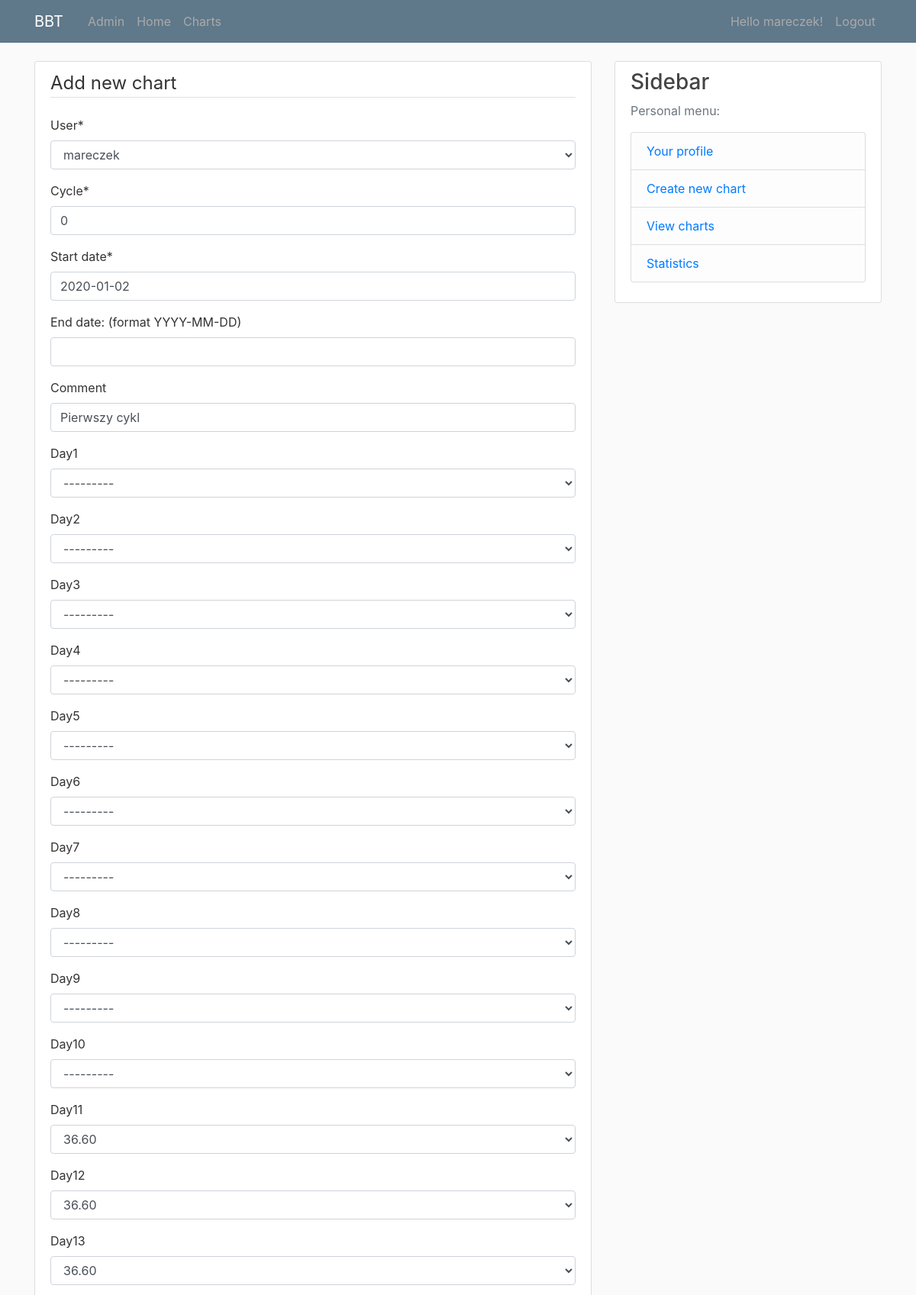
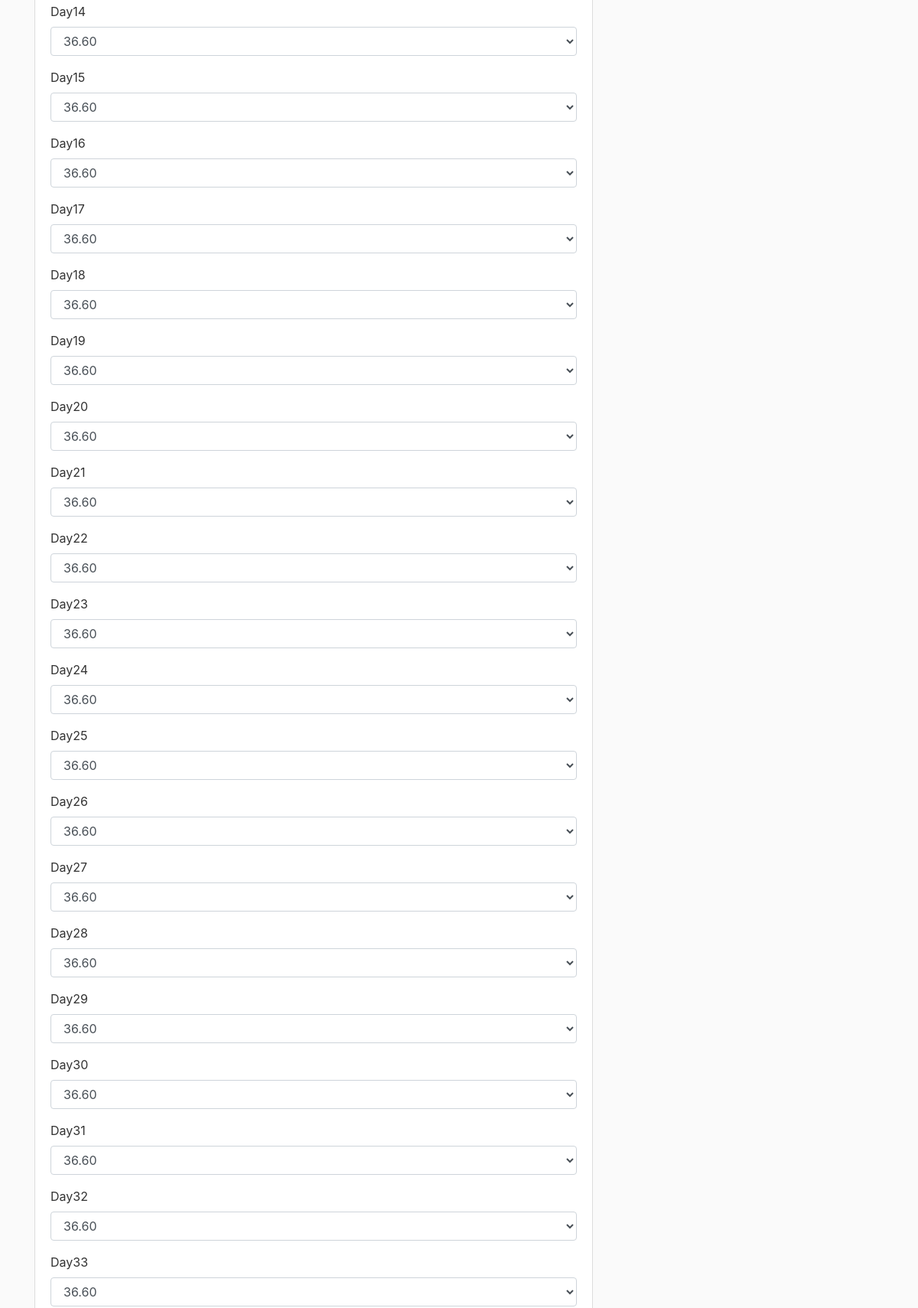
The app's page /charts/chart/2/update/ (signed in, upper part) with its own data (2 pictures, top to bottom).
### charts/models.py (models this page shows, shortened)
class Chart(models.Model):
    user = models.ForeignKey(User, on_delete=models.CASCADE)
    cycle = models.IntegerField()
    start_date = models.DateField(blank=False)
    end_date = models.DateField(blank=True, null=True, name='End date: (format YYYY-MM-DD)')
    comment = models.CharField(max_length=150, blank=True)
    day1 = models.FloatField(choices=temp_choice, default=None, blank=True, null=True)
    day2 = models.FloatField(choices=temp_choice, default=None, blank=True, null=True)
    day3 = models.FloatField(choices=temp_choice, default=None, blank=True, null=True)
    day4 = models.FloatField(choices=temp_choice, default=None, blank=True, null=True)
    day5 = models.FloatField(choices=temp_choice, default=None, blank=True, null=True)
    day6 = models.FloatField(choices=temp_choice, default=None, blank=True, null=True)
    day7 = models.FloatField(choices=temp_choice, default=None, blank=True, null=True)
    day8 = models.FloatField(choices=temp_choice, default=None, blank=True, null=True)
    day9 = models.FloatField(choices=temp_choice, default=None, blank=True, null=True)
    day10 = models.FloatField(choices=temp_choice, default=None, blank=True, null=True)
    day11 = models.FloatField(choices=temp_choice, default=None, blank=True, null=True)
    day12 = models.FloatField(choices=temp_choice, default=None, blank=True, null=True)
    day13 = models.FloatField(choices=temp_choice, default=None, blank=True, null=True)
    day14 = models.FloatField(choices=temp_choice, default=None, blank=True, null=True)
    day15 = models.FloatField(choices=temp_choice, default=None, blank=True, null=True)
    day16 = models.FloatField(choices=temp_choice, default=None, blank=True, null=True)
    day17 = models.FloatField(choices=temp_choice, default=None, blank=True, null=True)
    day18 = models.FloatField(choices=temp_choice, default=None, blank=True, null=True)
    day19 = models.FloatField(choices=temp_choice, default=None, blank=True, null=True)
    day20 = models.FloatField(choices=temp_choice, default=None, blank=True, null=True)
    day21 = models.FloatField(choices=temp_choice, default=None, blank=True, null=True)
    day22 = models.FloatField(choices=temp_choice, default=None, blank=True, null=True)
    day23 = models.FloatField(choices=temp_choice, default=None, blank=True, null=True)
    day24 = models.FloatField(choices=temp_choice, default=None, blank=True, null=True)
    day25 = models.FloatField(choices=temp_choice, default=None, blank=True, null=True)
    day26 = models.FloatField(choices=temp_choice, default=None, blank=True, null=True)
    day27 = models.FloatField(choices=temp_choice, default=None, blank=True, null=True)
    day28 = models.FloatField(choices=temp_choice, default=None, blank=True, null=True)
    day29 = models.FloatField(choices=temp_choice, default=None, blank=True, null=True)
    day30 = models.FloatField(choices=temp_choice, default=None, blank=True, null=True)
    day31 = models.FloatField(choices=temp_choice, default=None, blank=True, null=True)
    day32 = models.FloatField(choices=temp_choice, default=None, blank=True, null=True)
    day33 = models.FloatField(choices=temp_choice, default=None, blank=True, null=True)
    day34 = models.FloatField(choices=temp_choice, default=None, blank=True, null=True)
    day35 = models.FloatField(choices=temp_choice, default=None, blank=True, null=True)
    day36 = models.FloatField(choices=temp_choice, default=None, blank=True, null=True)
    day37 = models.FloatField(choices=temp_choice, default=None, blank=True, null=True)
    day38 = models.FloatField(choices=temp_choice, blank=True, null=True)
    day39 = models.FloatField(choices=temp_choice, blank=True, null=True)
    day40 = models.FloatField(choices=temp_choice, blank=True, null=True)

### charts/views.py (the view, shortened to what this page needs)
# urls.py: path('chart/<int:pk>/update/', ChartUpdateView.as_view(), name='chart-update'),
class ChartUpdateView(LoginRequiredMixin, UserPassesTestMixin, UpdateView):
    model = Chart
    fields = '__all__'
    def test_func(self):
        chart = self.get_object()
        if self.request.user == chart.user:
            return True
        return False

### charts/templates/charts/chart_form.html (shortened to what this page needs)
{% extends 'base.html' %}
{% load crispy_forms_tags %}
{% load i18n %}
{% block content %}
    <div class="content-section">
        <form method="POST">    {% csrf_token %}
            <fieldset class="form-group">
                <legend class="border-bottom mb-4">{% trans "Add new chart" %}</legend>
            {{ form|crispy }}
            </fieldset>
        </form>
    </div>
{% endblock %}

### templates/menu.html
{% load i18n %}
<header class="site-header">
  <nav class="navbar navbar-expand-md navbar-dark bg-steel fixed-top">
    <div class="container">
      <a class="navbar-brand mr-4" href="/">BBT</a>
      <div class="collapse navbar-collapse" id="navbarToggle">
        <div class="navbar-nav mr-auto">
          <a class="nav-item nav-link" href="/admin">{% trans "Admin" %}</a>
          <a class="nav-item nav-link" href="{% url 'view-home' %}">{% trans "Home" %}</a>
          <a class="nav-item nav-link" href="{% url 'view-charts' %}">{% trans "Charts" %}</a>
        </div>
        <div class="navbar-nav">
          {% if user.is_authenticated %}
            <a class="nav-item nav-link" href="{% url 'profile' %}">Hello {{ request.user }}!</a>
            <a class="nav-item nav-link" href="{% url 'logout' %}">{% trans "Logout" %}</a>
          {% else %}
            <a class="nav-item nav-link" href="{% url 'login' %}">{% trans "Login" %}</a>
            <a class="nav-item nav-link" href="{% url 'register' %}">{% trans "Register" %}</a>
          {% endif %}
        </div>
      </div>
    </div>
  </nav>
</header>

### home/static/home/main.css (style rules this page uses)
body { background: #fafafa; color: #333333; margin-top: 5rem; }
.bg-steel { background-color: #5f788a; }
.site-header .navbar-nav .nav-link { color: #aaaaaa; }
.content-section { background: #ffffff; padding: 10px 20px; border: 1px solid #dddddd; border-radius: 3px; margin-bottom: 20px; }

### records on screen
Chart: user "mareczek", cycle "0", start_date "2020-01-02", comment "Pierwszy cykl", day1 "---------", day2 "---------", day3 "---------", day4 "---------", day5 "---------", day6 "---------", day7 "---------", day8 "---------", day9 "---------", day10 "---------", day11 "36.60", day12 "36.60", day13 "36.60", day14 "36.60", day15 "36.60", day16 "36.60", day17 "36.60", day18 "36.60", day19 "36.60", day20 "36.60", day21 "36.60", day22 "36.60", day23 "36.60", day24 "36.60", day25 "36.60", day26 "36.60", day27 "36.60", day28 "36.60", day29 "36.60", day30 "36.60", day31 "36.60", day32 "36.60", day33 "36.60"

### other values on screen
{{ request.user }} "mareczek"
